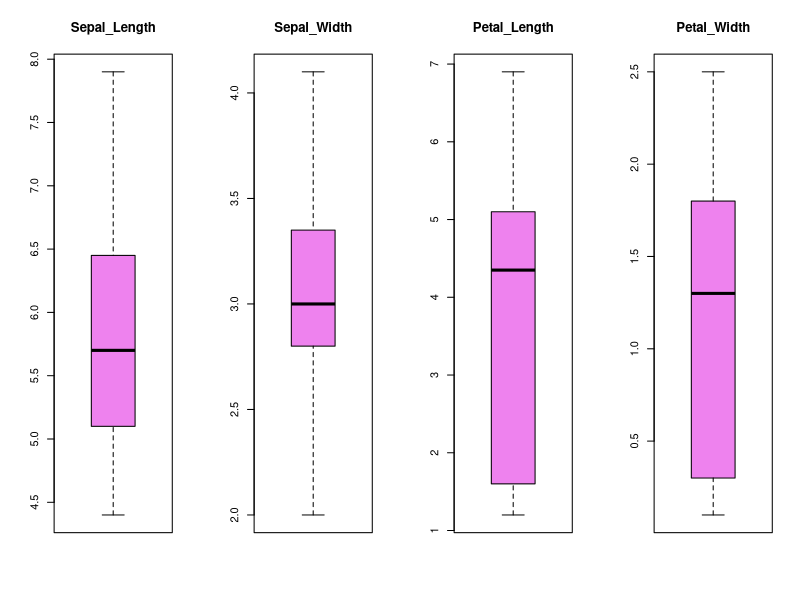
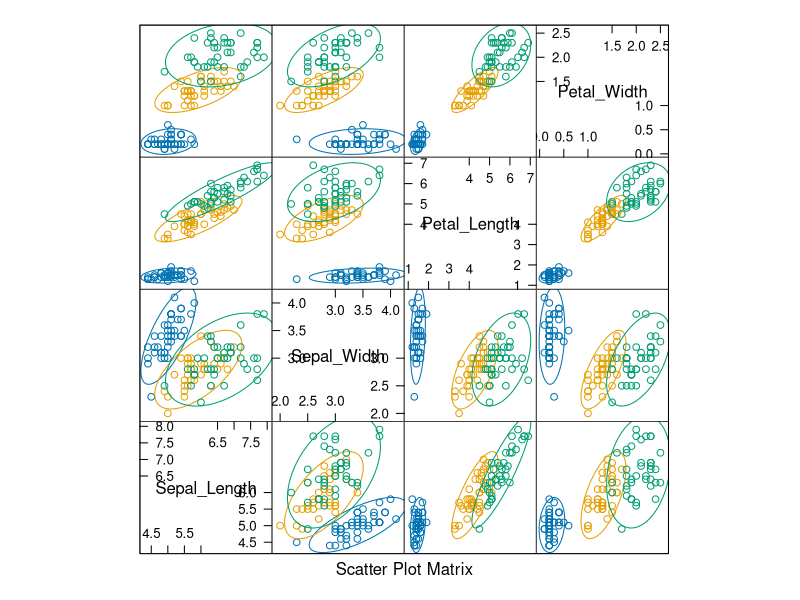
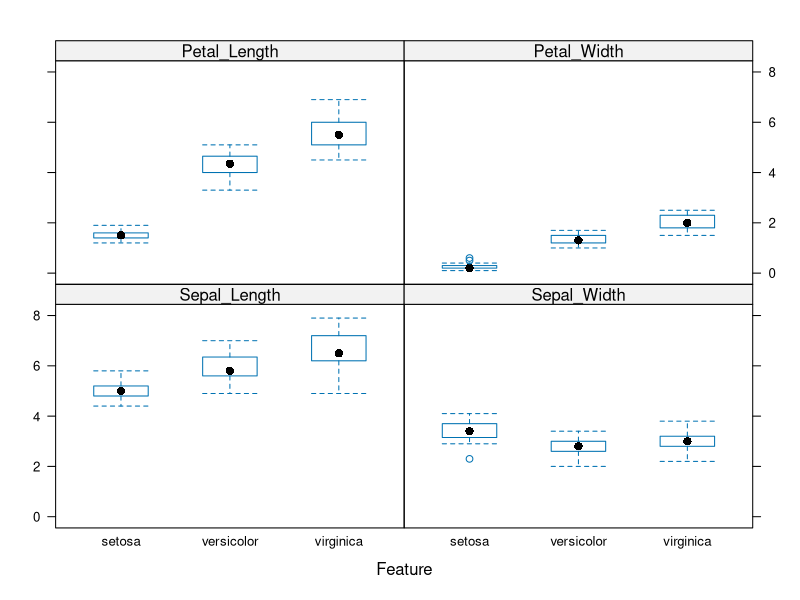
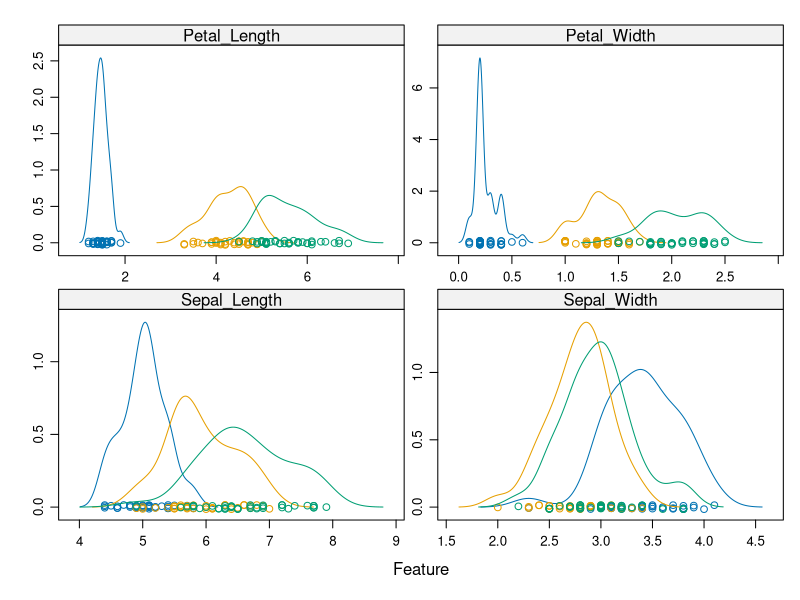
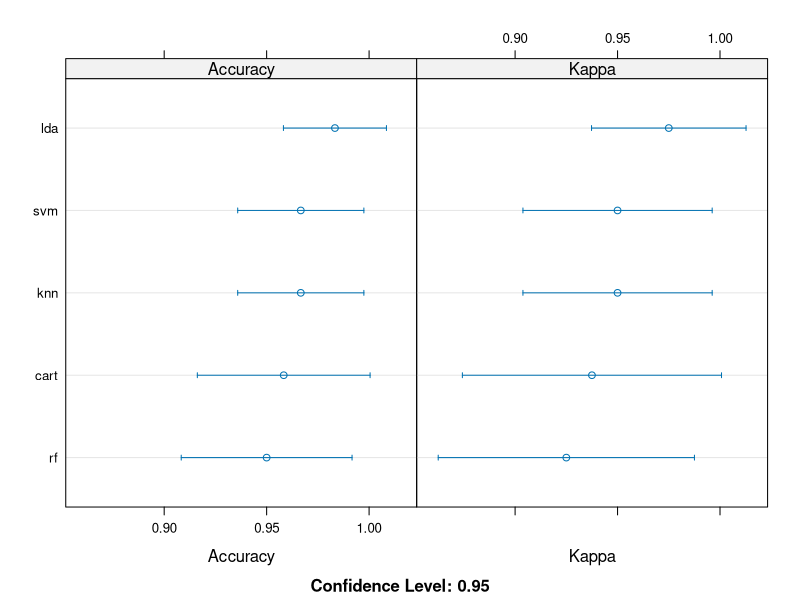

Reproduce these figures in R, in order.
## ---- chunk 1
#install.packages("caret")
#install.packages("kernlab")
#install.packages("randomForest")
#install.packages("ellipse")

library(caret)
library(kernlab)
library(randomForest)
library(ellipse)
## ---- chunk 2
data(iris)
colnames(iris)
colnames(iris) <- c("Sepal_Length","Sepal_Width","Petal_Length","Petal_Width","Species")
colnames(iris)
## ---- chunk 3
index <- createDataPartition(iris$Species, p=0.80, list=FALSE)
## ---- chunk 4
test <- iris[-index,]
dim(test)
## ---- chunk 5
train <- iris[index,]
dim(train)
## ---- chunk 6
sapply(train, class)
## ---- chunk 7
head(train)
## ---- chunk 8
levels(train$Species)
## ---- chunk 9
percentage <- prop.table(table(train$Species)) * 100
cbind(freq=table(train$Species), percentage=percentage)
## ---- chunk 10
summary(train)
## ---- chunk 11
x <- train[,1:4]
y <- train[,5]
## ---- chunk 12
par(mfrow=c(1,4))
for(i in 1:4) {
  boxplot(x[,i], main=names(iris)[i], col='violet')}
## ---- chunk 13
featurePlot(x, y, 'ellipse')
## ---- chunk 14
featurePlot(x, y, "box")
## ---- chunk 15
scales <- list(x=list(relation="free"), y=list(relation="free"))
featurePlot(x, y, "density", scales=scales)
## ---- chunk 16
control <- trainControl(method="cv", number=10)
metric <- "Accuracy"
## ---- chunk 17
set.seed(7)
fit_lda <- train(Species~., data=train, method="lda", metric=metric, trControl=control)
## ---- chunk 18
set.seed(7)
fit_cart <- train(Species~., data=train, method="rpart", metric=metric, trControl=control)
## ---- chunk 19
set.seed(7)
fit_knn <- train(Species~., data=train, method="knn", metric=metric, trControl=control)
## ---- chunk 20
set.seed(7)
fit_svm <- train(Species~., data=train, method="svmRadial", metric=metric, trControl=control)
## ---- chunk 21
set.seed(7)
fit_rf <- train(Species~., data=train, method="rf", metric=metric, trControl=control)
## ---- chunk 22
results <- resamples(list(lda=fit_lda, cart=fit_cart, knn=fit_knn, svm=fit_svm, rf=fit_rf))
summary(results)
## ---- chunk 23
dotplot(results)


lda_accuracy <- fit_lda$results$Accuracy
cart_accuracy <- fit_cart$results$Accuracy
knn_accuracy <- fit_lda$results$Accuracy
svm_accuracy <- fit_lda$results$Accuracy
rf_accuracy <- fit_lda$results$Accuracy

knitr::kable(cbind(lda_accuracy, cart_accuracy, knn_accuracy,
                   svm_accuracy, rf_accuracy))
## ---- chunk 24
print(fit_lda)
## ---- chunk 25
predictions <- predict(fit_lda, test)
confusionMatrix(predictions, test$Species)
